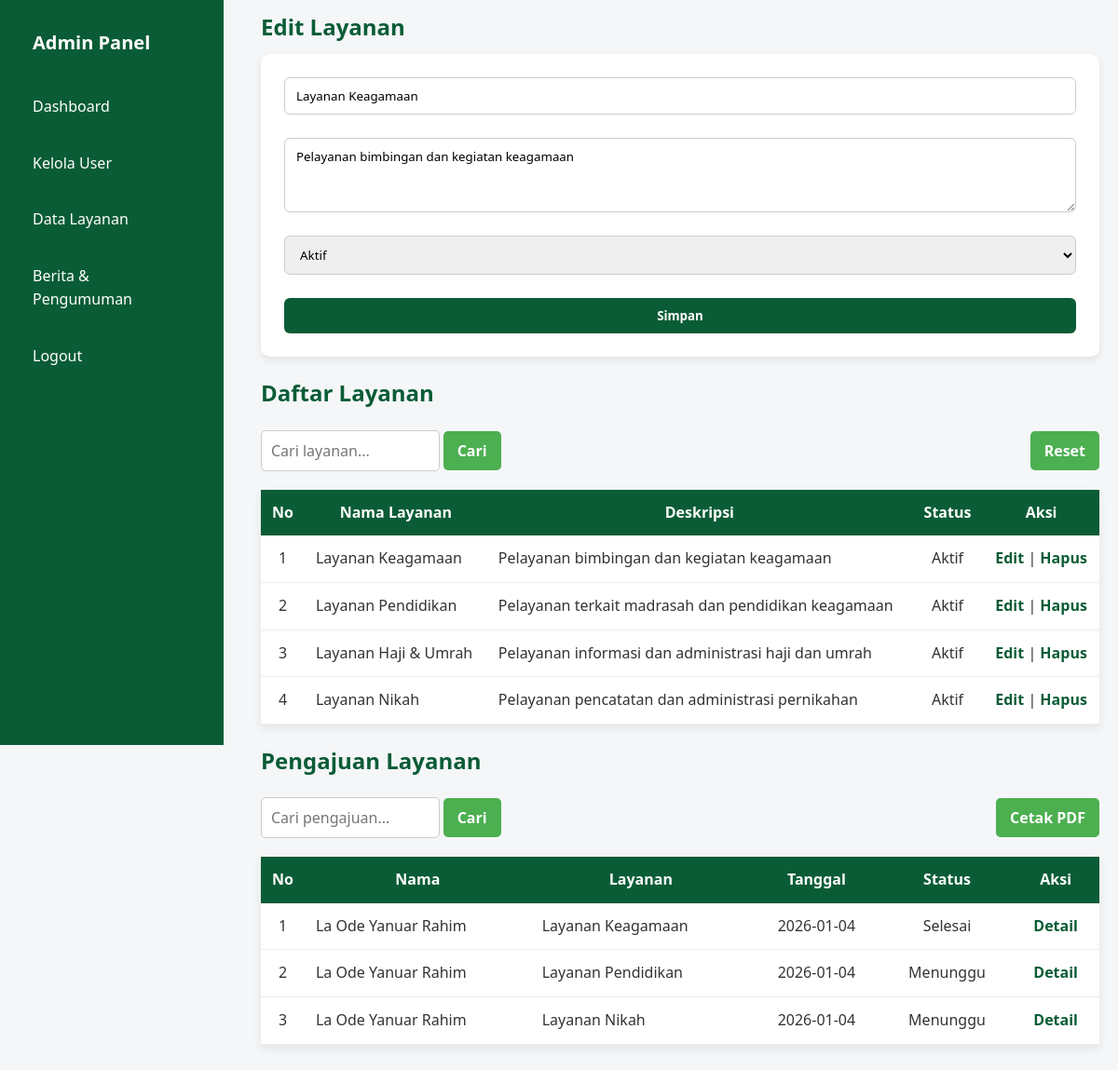
The page /admin/layanan.php?edit=4 (signed in) on the database its author committed.
### tables this page shows
CREATE TABLE `layanan` (
  `id` int(11) NOT NULL,
  `nama_layanan` varchar(100) NOT NULL,
  `deskripsi` text DEFAULT NULL,
  `gambar` varchar(100) NOT NULL,
  `status` enum('Aktif','Nonaktif') DEFAULT 'Aktif',
  `created_at` timestamp NOT NULL DEFAULT current_timestamp()
);

CREATE TABLE `pengajuan_layanan` (
  `id` int(11) NOT NULL,
  `nama` varchar(100) DEFAULT NULL,
  `email` varchar(100) DEFAULT NULL,
  `nik` varchar(20) DEFAULT NULL,
  `alamat` text DEFAULT NULL,
  `no_hp` varchar(15) DEFAULT NULL,
  `nama_layanan` varchar(150) DEFAULT NULL,
  `keterangan` text DEFAULT NULL,
  `tanggal_pengajuan` date DEFAULT NULL,
  `status` enum('Menunggu','Diproses','Selesai','Ditolak') DEFAULT 'Menunggu',
  `created_at` timestamp NOT NULL DEFAULT current_timestamp()
);

### admin/layanan.php (the view, shortened to what this page needs)
<?php
include "../config/koneksi.php";
$cari_layanan   = $_GET['cari_layanan'] ?? '';
$cari_pengajuan = $_GET['cari_pengajuan'] ?? '';
$edit = null;
if (isset($_GET['edit'])) {
    $q = mysqli_query($koneksi, "SELECT * FROM layanan WHERE id='$_GET[edit]'");
    $edit = mysqli_fetch_assoc($q);
}
$layanan = mysqli_query($koneksi, "
    SELECT * FROM layanan
    WHERE nama_layanan LIKE '%$cari_layanan%'
       OR status LIKE '%$cari_layanan%'
    ORDER BY id DESC
");
$pengajuan = mysqli_query($koneksi, "
    SELECT * FROM pengajuan_layanan
    WHERE nama LIKE '%$cari_pengajuan%'
       OR email LIKE '%$cari_pengajuan%'
       OR nik LIKE '%$cari_pengajuan%'
       OR nama_layanan LIKE '%$cari_pengajuan%'
       OR status LIKE '%$cari_pengajuan%'
    ORDER BY id DESC
");
?>
<!DOCTYPE html>
<html lang="id">
<head>
    <link rel="stylesheet" href="../assets/css/index.css">
    <link rel="stylesheet" href="../assets/css/admin.css">
</head>
<body>
    <div class="dashboard">
        <?php include "../includes/sidebar.php"; ?>
        <div class="content">
            <h2 style="margin: 10px 0;"><?= $edit ? 'Edit' : 'Tambah' ?> Layanan</h2>
            <form method="post" class="form-input">
                <input type="text" name="nama_layanan" placeholder="Nama Layanan"
                    value="<?= $edit['nama_layanan'] ?? '' ?>" required>
                <textarea name="deskripsi" placeholder="Deskripsi Layanan"><?= $edit['deskripsi'] ?? '' ?></textarea>
                <select name="status">
                    <option value="Aktif" <?= ($edit && $edit['status'] == 'Aktif') ? 'selected' : '' ?>>Aktif</option>
                </select>
                <button type="submit" name="simpan">Simpan</button>
            </form>
            <h2 style="margin-top: 20px;">Daftar Layanan</h2>
            <div class="header-tabel">
                <form method="get">
                    <input type="text" name="cari_layanan" placeholder="Cari layanan..."
                        value="<?= $cari_layanan ?>">
                    <button type="submit" class="button">Cari</button>
                </form>
                <button onclick="window.history.back();" class="button">Reset</button>
            </div>
            <table>
                <tr>
                    <th>No</th>
                    <th>Nama Layanan</th>
                    <th>Deskripsi</th>
                    <th>Status</th>
                    <th>Aksi</th>
                </tr>
                <?php $no = 1;
                while ($l = mysqli_fetch_assoc($layanan)): ?>
                    <tr>
                        <td><?= $no++ ?></td>
                        <td><?= $l['nama_layanan'] ?></td>
                        <td><?= $l['deskripsi'] ?></td>
                        <td style="text-align: center;"><?= $l['status'] ?></td>
                        <td style="text-align: center;">
                            <a href="?edit=<?= $l['id'] ?>">Edit</a> |
                            <a href="?hapus=<?= $l['id'] ?>" onclick="return confirm('Hapus layanan?')">Hapus</a>
                        </td>
                    </tr>
                <?php endwhile; ?>
            </table>
            <h2 style="margin-top: 20px;">Pengajuan Layanan</h2>
            <div class="header-tabel">
                <form method="get">
                    <input type="text" name="cari_pengajuan" placeholder="Cari pengajuan..."
                        value="<?= $cari_pengajuan ?>">
                    <button type="submit" class="button">Cari</button>
                </form>
                <a href="cetak_pengajuan.php?cari=<?= $cari_pengajuan ?>" target="_blank">
                    <button type="button" class="button">Cetak PDF</button>
                </a>
            </div>
            <table style="margin-bottom: 30px;">
                <tr>
                    <th>No</th>
                    <th>Nama</th>
                    <th>Layanan</th>
                    <th>Tanggal</th>
                    <th>Status</th>
                    <th>Aksi</th>
                </tr>
                <?php $no = 1;
                while ($p = mysqli_fetch_assoc($pengajuan)): ?>
                    <tr>
                        <td><?= $no++ ?></td>
                        <td><?= $p['nama'] ?></td>
                        <td><?= $p['nama_layanan'] ?></td>
                        <td style="text-align: center;"><?= $p['tanggal_pengajuan'] ?></td>
                        <td style="text-align: center;"><?= $p['status'] ?></td>
                        <td style="text-align: center;">
                            <a href="detail_pengajuan.php?id=<?= $p['id'] ?>">Detail</a>
                        </td>
                    </tr>
                <?php endwhile; ?>
            </table>
        </div>
    </div>
</body>
</html>

### assets/css/index.css (style rules this page uses)
* { margin: 0; padding: 0; box-sizing: border-box; font-family: "Segoe UI", Arial, sans-serif; }
html { scroll-behavior: smooth; }
body { background-color: #f4f6f8; color: #333; line-height: 1.6; min-height: 100vh; display: flex; flex-direction: column; }
.container p, h2 { text-align: center; }
.form-input { display: flex; flex-direction: column; gap: 10px; }
.form-input input, select, textarea { width: 100%; padding: 12px; margin-bottom: 15px; border: 1px solid #ccc; border-radius: 6px; }
.form-input button { width: 100%; padding: 12px; background: #0a5c36; color: #fff; border: none; border-radius: 6px; font-weight: bold; cursor: pointer; }
.header-tabel { margin-bottom: 20px; display: flex; justify-content: start; align-items: center; }
.header-tabel input[type="text"] { padding: 10px; width: 60%; font-size: 16px; border: 1px solid #ccc; border-radius: 5px; }
.header-tabel button { padding: 10px 15px; background-color: #4CAF50; border: none; color: white; cursor: pointer; border-radius: 5px; }
.button { background-color: #45a049; padding: 12px 20px; font-size: 16px; text-decoration: none; text-align: center; border: none; color: white; border-radius: 8px; }

### assets/css/admin.css (style rules this page uses)
.dashboard { display: flex; min-height: 100vh; }
.content { flex: 1; background: #f4f6f8; margin-left: 260px; padding: 0 20px; }
form.form-input { background: #fff; padding: 25px; border-radius: 10px; box-shadow: 0 4px 10px rgba(0,0,0,.08); }
.form-input input, .form-input textarea, .form-input select { width: 100%; padding: 10px 12px; margin-bottom: 15px; border-radius: 6px; border: 1px solid #ccc; }
.form-input textarea { resize: vertical; min-height: 80px; }
.form-input button { background: #0a5c36; color: #fff; border: none; padding: 10px 22px; border-radius: 6px; cursor: pointer; font-weight: bold; }
table { background: #fff; border-collapse: collapse; box-shadow: 0 4px 10px rgba(0,0,0,.08); width: 100%; }
table th { background: #0a5c36; color: #fff; padding: 12px; text-align: center; }
table td { padding: 12px; border-bottom: 1px solid #eee; }
table a { color: #0a5c36; text-decoration: none; font-weight: 600; }
table th:nth-child(1) { width: 10px; }
table td:nth-child(1) { text-align: center; }
.header-tabel { display: flex; align-items: center; justify-content: space-between; margin-top: 20px; }
h2 { color: #0a5c36; text-align: left; }
.button { background: #0a5c36; text-decoration: none; color: #fff; border: none; padding: 8px 15px; border-radius: 6px; cursor: pointer; font-weight: bold; }
.header-tabel input { padding: 8px; border: 1px solid #ccc; border-radius: 6px; }

### rows shown on the page
layanan: nama_layanan "Layanan Keagamaan", deskripsi "Pelayanan bimbingan dan kegiatan keagamaan", status "Aktif"
layanan: nama_layanan "Layanan Pendidikan", deskripsi "Pelayanan terkait madrasah dan pendidikan keagamaan", status "Aktif"
layanan: nama_layanan "Layanan Haji & Umrah", deskripsi "Pelayanan informasi dan administrasi haji dan umrah", status "Aktif"
layanan: nama_layanan "Layanan Nikah", deskripsi "Pelayanan pencatatan dan administrasi pernikahan", status "Aktif"
pengajuan_layanan: nama "La Ode Yanuar Rahim", nama_layanan "Layanan Keagamaan", tanggal_pengajuan "2026-01-04", status "Selesai"
pengajuan_layanan: nama "La Ode Yanuar Rahim", nama_layanan "Layanan Pendidikan", tanggal_pengajuan "2026-01-04", status "Menunggu"
pengajuan_layanan: nama "La Ode Yanuar Rahim", nama_layanan "Layanan Nikah", tanggal_pengajuan "2026-01-04", status "Menunggu"
